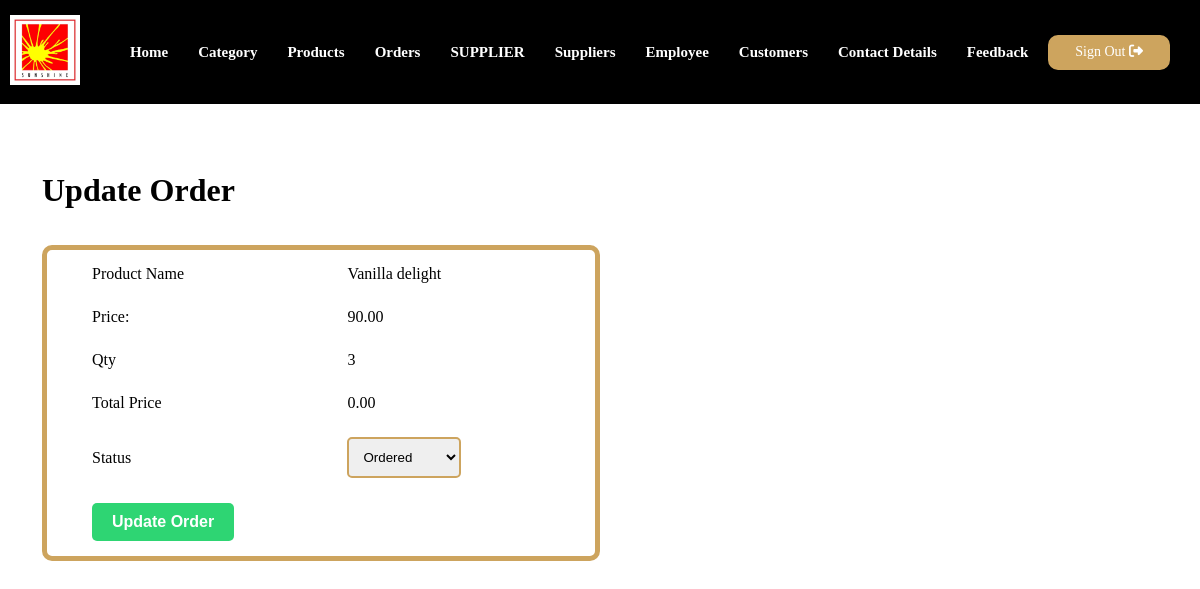
/admin/update-order.php?id=9 (signed in), run on the app's committed database.
### tables this page shows
CREATE TABLE `order_food` (
  `order_id` int(10) NOT NULL,
  `title` varchar(100) NOT NULL,
  `image_name` varchar(255) NOT NULL,
  `price` decimal(10,2) NOT NULL,
  `quantity` int(100) NOT NULL,
  `total_price` decimal(10,2) NOT NULL,
  `status` varchar(100) NOT NULL
);

### admin/update-order.php (the view, shortened to what this page needs)
<?php include('partials/menuu.php');?>
            ?><br><br>
<div class="main-content">
    <div class="wrapper">
        <h1>Update Order</h1><br><br>
        <?php
            if(isset($_GET['id']))
            {
                $id = $_GET['id'];
                $sql = "SELECT * FROM `order_food` WHERE order_id=$id";
                $res = mysqli_query($conn, $sql);
                $count = mysqli_num_rows($res);
                if($count>=1)
                {
                    $row = mysqli_fetch_assoc($res);
                    $title = $row['title'];
                    $price = $row['price'];
                    $quantity = $row['quantity'];
                    $total_price = $row['total_price'];
                    $status = $row['status'];
                }
                else
                {
                    header('location:'.SITEURL.'admin/manage-order.php');
                }
            }
            else
            {
                header('location:'.SITEURL.'admin/manage-order.php');
            }
        ?>
        <form action="" method="POST">
            <table cellspacing="5px" class="tbl-50">
                <tr>
                    <td>Product Name</td>
                    <td><?php echo $title; ?></td>
                </tr>
                <tr>
                    <td>Price: </td>
                    <td><?php echo $price; ?></td>
                </tr>
                <tr>
                    <td>Qty</td>
                    <td><?php echo $quantity; ?></td>
                </tr>
                <tr>
                    <td>Total Price</td>
                    <td><?php echo $total_price; ?></td>
                </tr>
                <tr>
                    <td>Status</td>
                    <td>
                        <select name="status">
                            <option <?php if($status=="Ordered"){ echo "selected";} ?> value="Ordered">Ordered</option>
                        </select>
                    </td>
                </tr>
                <tr>
                    <td colspan="2">
                        <input type="submit" name="submit" value="Update Order" class="buttondesign green">
                    </td>
                </tr>
            </table>
        </form>
    </div>
</div>

### assets/css/admins.css (style rules this page uses)
:root { --heading1: 'Permanent Marker', cursive; --heading2: 'Barlow', sans-serif; --para: 'Roboto', sans-serif; --yellow: #cda45e; --brown: #151515; --black: #000; --white: #fff; --lightwhite: #d1d5db; }
* { padding: 0px; margin: 0px; box-sizing: border-box; }
.buttondesign { padding: 15px 30px; color: var(--white); text-decoration: none; font-size: 16px; font-weight: bold; background: var(--yellow); border-radius: 10px; display: inline-block; border: 2px solid var(--yellow); transition: 0.7s; }
.wrapper { padding: 1%; width: 95%; margin: 0 auto; }
table { border: 5px solid var(--yellow); border-radius: 10px; width: 100%; }
table tr td { text-align: center; padding: 25px 5px; }
table td .buttondesign { border-radius: 5px; padding: 10px 20px; border: 0px; }
.green { background-color: #2ed573; }
.tbl-50 { width: 50%; }
.tbl-50 input[type=text], textarea, input[type=number], select, input[type=file] { padding: 10px; border: 2px solid var(--yellow); border-radius: 5px; }
.tbl-50 tr td { text-align: left; padding: 10px 40px; }
.main-content { padding: 20px 0; }

### data on the page
order_food: title "Vanilla delight", price "90.00", quantity "3", total_price "0.00"
